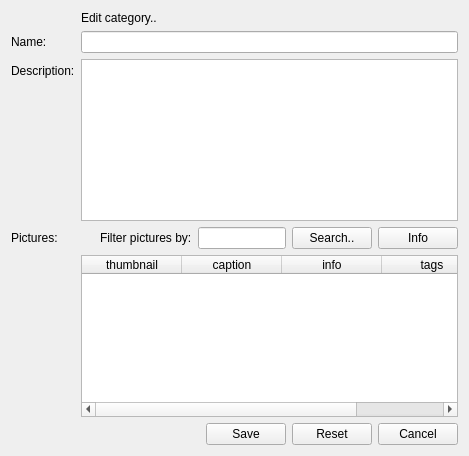
<?xml version="1.0" encoding="UTF-8"?>
<ui version="4.0">
 <class>category_edit_form</class>
 <widget class="QWidget" name="category_edit_form">
  <property name="geometry">
   <rect>
    <x>0</x>
    <y>0</y>
    <width>469</width>
    <height>456</height>
   </rect>
  </property>
  <property name="windowTitle">
   <string>Edit category</string>
  </property>
  <property name="initAction" stdset="0">
   <string>read</string>
  </property>
  <property name="id" stdset="0">
   <string notr="true">{global.id}</string>
  </property>
  <property name="doctype" stdset="0">
   <string notr="true">CategoryRequest.simpleForm</string>
  </property>
  <property name="rootelement" stdset="0">
   <string>category</string>
  </property>
  <layout class="QFormLayout" name="formLayout">
   <property name="fieldGrowthPolicy">
    <enum>QFormLayout::AllNonFixedFieldsGrow</enum>
   </property>
   <item row="1" column="0">
    <widget class="QLabel" name="label_name">
     <property name="text">
      <string>Name:</string>
     </property>
     <property name="buddy">
      <cstring>name</cstring>
     </property>
    </widget>
   </item>
   <item row="1" column="1">
    <widget class="QLineEdit" name="name">
     <property name="initialFocus" stdset="0">
      <bool>true</bool>
     </property>
     <property name="state" stdset="0">
      <string>{global.stateName}</string>
     </property>
    </widget>
   </item>
   <item row="2" column="0">
    <widget class="QLabel" name="label_description">
     <property name="text">
      <string>Description:</string>
     </property>
     <property name="buddy">
      <cstring>description</cstring>
     </property>
    </widget>
   </item>
   <item row="2" column="1">
    <widget class="QPlainTextEdit" name="description">
     <property name="state" stdset="0">
      <string>{global.stateDescription}</string>
     </property>
    </widget>
   </item>
   <item row="4" column="1">
    <widget class="QTableWidget" name="picture">
     <property name="horizontalScrollBarPolicy">
      <enum>Qt::ScrollBarAsNeeded</enum>
     </property>
     <property name="alternatingRowColors">
      <bool>true</bool>
     </property>
     <property name="selectionMode">
      <enum>QAbstractItemView::MultiSelection</enum>
     </property>
     <property name="selectionBehavior">
      <enum>QAbstractItemView::SelectRows</enum>
     </property>
     <property name="showGrid">
      <bool>true</bool>
     </property>
     <property name="gridStyle">
      <enum>Qt::DotLine</enum>
     </property>
     <property name="sortingEnabled">
      <bool>true</bool>
     </property>
     <property name="doctype" stdset="0">
      <string notr="true">PictureListRequest.simpleform</string>
     </property>
     <property name="rootelement" stdset="0">
      <string notr="true">picture</string>
     </property>
     <property name="search" stdset="0">
      <string notr="true">{search.text}</string>
     </property>
     <property name="action" stdset="0">
      <string notr="true">read</string>
     </property>
     <attribute name="horizontalHeaderShowSortIndicator" stdset="0">
      <bool>true</bool>
     </attribute>
     <attribute name="verticalHeaderStretchLastSection">
      <bool>false</bool>
     </attribute>
     <column>
      <property name="text">
       <string>thumbnail</string>
      </property>
     </column>
     <column>
      <property name="text">
       <string>caption</string>
      </property>
     </column>
     <column>
      <property name="text">
       <string>info</string>
      </property>
     </column>
     <column>
      <property name="text">
       <string>tags</string>
      </property>
     </column>
    </widget>
   </item>
   <item row="5" column="0" colspan="2">
    <layout class="QHBoxLayout" name="horizontalLayout">
     <item>
      <spacer name="horizontalSpacer">
       <property name="orientation">
        <enum>Qt::Horizontal</enum>
       </property>
       <property name="sizeHint" stdset="0">
        <size>
         <width>40</width>
         <height>20</height>
        </size>
       </property>
      </spacer>
     </item>
     <item>
      <widget class="QPushButton" name="save">
       <property name="text">
        <string>Save</string>
       </property>
       <property name="rootelement" stdset="0">
        <string notr="true">category</string>
       </property>
       <property name="doctype" stdset="0">
        <string notr="true">Category.simpleform</string>
       </property>
       <property name="action" stdset="0">
        <string notr="true">update</string>
       </property>
       <property name="form" stdset="0">
        <string notr="true">categories</string>
       </property>
       <property name="id" stdset="0">
        <string notr="true">{global.id}</string>
       </property>
      </widget>
     </item>
     <item>
      <widget class="QPushButton" name="reset">
       <property name="text">
        <string>Reset</string>
       </property>
       <property name="doctype" stdset="0">
        <string notr="true">CategoryRequest.simpleform</string>
       </property>
       <property name="rootelement" stdset="0">
        <string notr="true">category</string>
       </property>
       <property name="action" stdset="0">
        <string notr="true">read</string>
       </property>
       <property name="id" stdset="0">
        <string notr="true">{global.id}</string>
       </property>
      </widget>
     </item>
     <item>
      <widget class="QPushButton" name="cancel">
       <property name="text">
        <string>Cancel</string>
       </property>
       <property name="form" stdset="0">
        <string notr="true">categories</string>
       </property>
      </widget>
     </item>
    </layout>
   </item>
   <item row="3" column="1">
    <layout class="QHBoxLayout" name="horizontalLayout_2">
     <item>
      <spacer name="horizontalSpacer_2">
       <property name="orientation">
        <enum>Qt::Horizontal</enum>
       </property>
       <property name="sizeHint" stdset="0">
        <size>
         <width>40</width>
         <height>20</height>
        </size>
       </property>
      </spacer>
     </item>
     <item>
      <widget class="QLabel" name="label_2">
       <property name="text">
        <string>Filter pictures by:</string>
       </property>
      </widget>
     </item>
     <item>
      <widget class="QLineEdit" name="search"/>
     </item>
     <item>
      <widget class="QPushButton" name="searchButton">
       <property name="text">
        <string>Search..</string>
       </property>
       <property name="global.searchState" stdset="0">
        <string notr="true">{search.state}</string>
       </property>
       <property name="action" stdset="0">
        <string notr="true">picture.reload</string>
       </property>
      </widget>
     </item>
     <item>
      <widget class="QPushButton" name="infoButton">
       <property name="text">
        <string>Info</string>
       </property>
       <property name="form" stdset="0">
        <string notr="true">picture_info</string>
       </property>
       <property name="global.stateName" stdset="0">
        <string>{name.state}</string>
       </property>
       <property name="global.stateDescription" stdset="0">
        <string>{description.state}</string>
       </property>
       <property name="global.statePicture" stdset="0">
        <string>{picture.state}</string>
       </property>
       <property name="global.pictureId" stdset="0">
        <string notr="true">{picture.id}</string>
       </property>
      </widget>
     </item>
    </layout>
   </item>
   <item row="3" column="0">
    <widget class="QLabel" name="label">
     <property name="text">
      <string>Pictures:</string>
     </property>
     <property name="buddy">
      <cstring>picture</cstring>
     </property>
    </widget>
   </item>
   <item row="0" column="0">
    <widget class="QLabel" name="label_3">
     <property name="text">
      <string/>
     </property>
     <property name="pixmap">
      <pixmap resource="../qtclient.qrc">:/images/folder_edit.png</pixmap>
     </property>
    </widget>
   </item>
   <item row="0" column="1">
    <widget class="QLabel" name="label_4">
     <property name="text">
      <string>Edit category..</string>
     </property>
    </widget>
   </item>
  </layout>
 </widget>
 <tabstops>
  <tabstop>name</tabstop>
  <tabstop>description</tabstop>
  <tabstop>search</tabstop>
  <tabstop>searchButton</tabstop>
  <tabstop>picture</tabstop>
  <tabstop>save</tabstop>
  <tabstop>reset</tabstop>
  <tabstop>cancel</tabstop>
 </tabstops>
 <resources>
  <include location="../qtclient.qrc"/>
  <include location="../resources/configurator.qrc"/>
 </resources>
 <connections>
  <connection>
   <sender>search</sender>
   <signal>returnPressed()</signal>
   <receiver>searchButton</receiver>
   <slot>click()</slot>
   <hints>
    <hint type="sourcelabel">
     <x>296</x>
     <y>253</y>
    </hint>
    <hint type="destinationlabel">
     <x>377</x>
     <y>255</y>
    </hint>
   </hints>
  </connection>
  <connection>
   <sender>picture</sender>
   <signal>doubleClicked(QModelIndex)</signal>
   <receiver>infoButton</receiver>
   <slot>click()</slot>
   <hints>
    <hint type="sourcelabel">
     <x>432</x>
     <y>338</y>
    </hint>
    <hint type="destinationlabel">
     <x>419</x>
     <y>239</y>
    </hint>
   </hints>
  </connection>
 </connections>
</ui>
